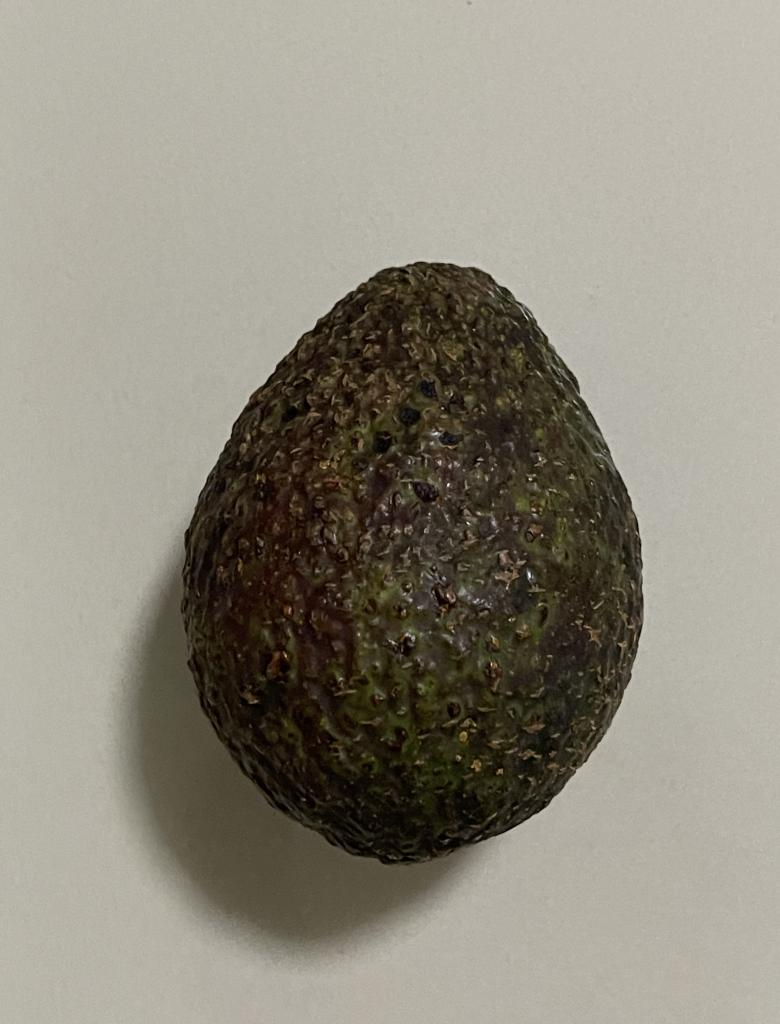
#> input picture dataset/matang/IMG_0952_jpeg.rf.9264f5727a24bc5cec1d234ea4da0085.jpg, 780 x 1024 px
$ python -i segmentation.py   (imports and definitions only)
#> lines starting #> are read from the running program, lines starting #| are printed output that depends on the picture; after the words box and inside, x2 and y2 are one past the last pixel; in counts of white or black regions, pixels touching at a corner belong together
import cv2
import numpy as np

def segment_image(image):
    """
    Segmentasi gambar menggunakan Otsu Thresholding dengan morfologi.

    PENTING: Fungsi ini HANYA menghasilkan binary mask untuk memisahkan
    objek dari background. Tekstur asli alpukat TIDAK diubah - hanya
    digunakan untuk menentukan area mana yang objek (255) dan background (0).

    Proses:
    1. Otsu thresholding untuk binarisasi otomatis
    2. Morfologi closing untuk menutup lubang kecil
    3. Morfologi opening untuk menghapus noise
    4. Ambil komponen terbesar sebagai objek utama
    5. Dilasi kecil untuk memastikan tepi objek tercakup

    Return:
        mask   : binary mask (255=objek alpukat, 0=background)
        result : gambar grayscale dengan background dihitamkan, tekstur objek TETAP ASLI
    """
    # Otsu thresholding - threshold otomatis berdasarkan histogram
    _, binary = cv2.threshold(image, 0, 255, cv2.THRESH_BINARY_INV + cv2.THRESH_OTSU)

    # Morfologi closing - tutup lubang kecil di dalam objek
    kernel_close = cv2.getStructuringElement(cv2.MORPH_ELLIPSE, (15, 15))
    closed = cv2.morphologyEx(binary, cv2.MORPH_CLOSE, kernel_close, iterations=2)

    # Morfologi opening - hapus noise kecil di background
    kernel_open = cv2.getStructuringElement(cv2.MORPH_ELLIPSE, (9, 9))
    opened = cv2.morphologyEx(closed, cv2.MORPH_OPEN, kernel_open, iterations=1)

    # Ambil komponen terbesar (objek alpukat utama)
    num_labels, labels, stats, _ = cv2.connectedComponentsWithStats(opened, connectivity=8)
    if num_labels > 1:
        # Cari label dengan area terbesar (skip label 0 = background)
        largest_label = 1 + np.argmax(stats[1:, cv2.CC_STAT_AREA])
        mask = np.where(labels == largest_label, 255, 0).astype(np.uint8)
    else:
        mask = opened

    # Dilasi kecil untuk memastikan tepi objek tidak terpotong
    kernel_dilate = cv2.getStructuringElement(cv2.MORPH_ELLIPSE, (5, 5))
    mask = cv2.dilate(mask, kernel_dilate, iterations=1)

    # PENTING: Terapkan mask ke gambar ASLI dengan bitwise_and
    # Ini mempertahankan tekstur asli alpukat, hanya background yang jadi hitam
    result = cv2.bitwise_and(image, image, mask=mask)

    return mask, result

>>> import cv2
>>> picture = cv2.imread('../../../dataset/matang/IMG_0952_jpeg.rf.9264f5727a24bc5cec1d234ea4da0085.jpg', cv2.IMREAD_GRAYSCALE)
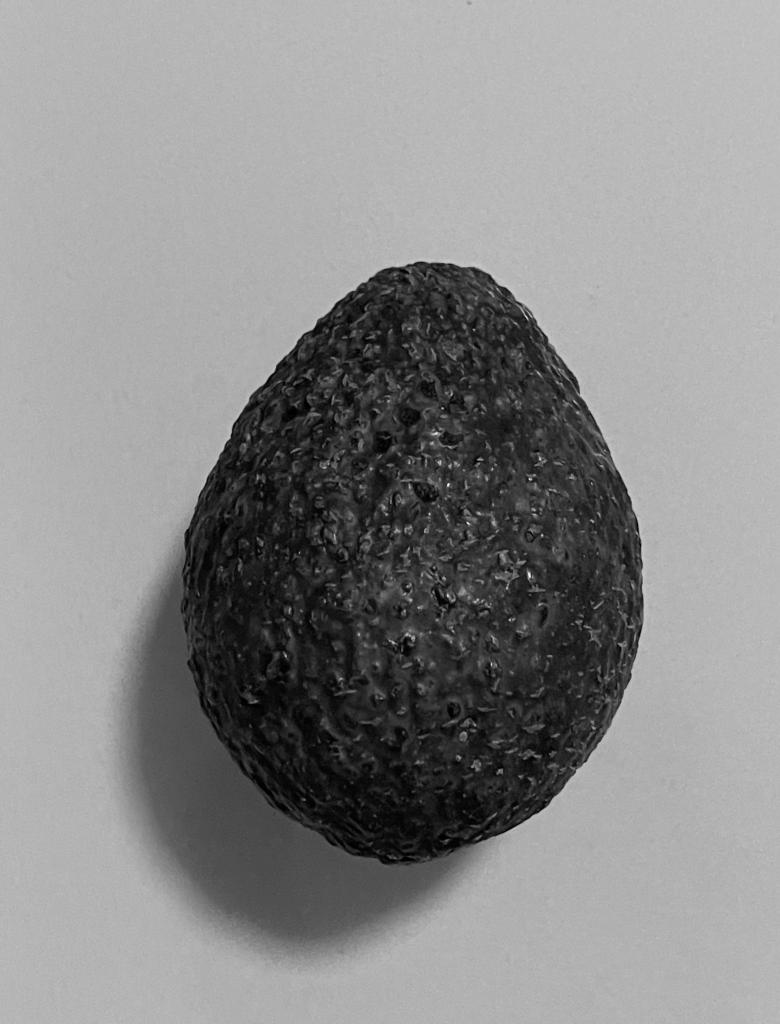
#> picture: shape (1024, 780); min 0, max 255, mean 138.3
>>> result = segment_image(picture)
#> in segment_image, `_, binary = cv2.threshold(image, 0, 255, cv2.THRESH_BINARY_INV + cv2.T..`:
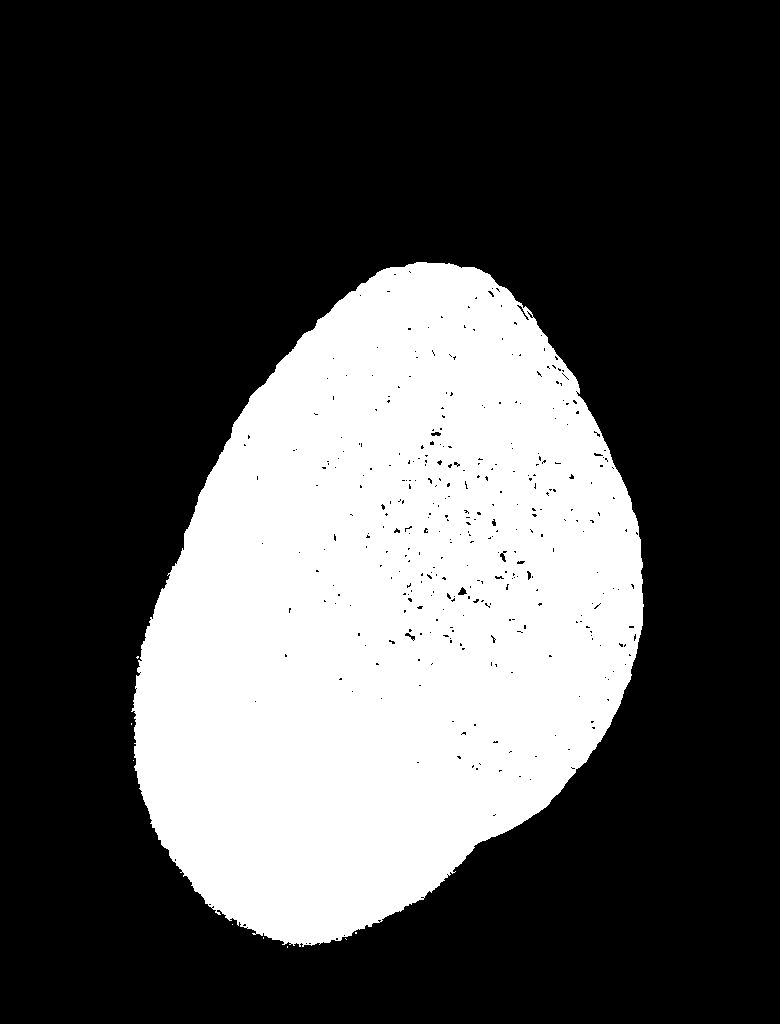
#> binary: shape (1024, 780); 30.8% white; 9 white regions (8 under 20 px), largest, box (x1, y1, x2, y2) and area: (131, 262, 644, 947) 245989
#> in segment_image, `closed = cv2.morphologyEx(binary, cv2.MORPH_CLOSE, kernel_close, itera..`:
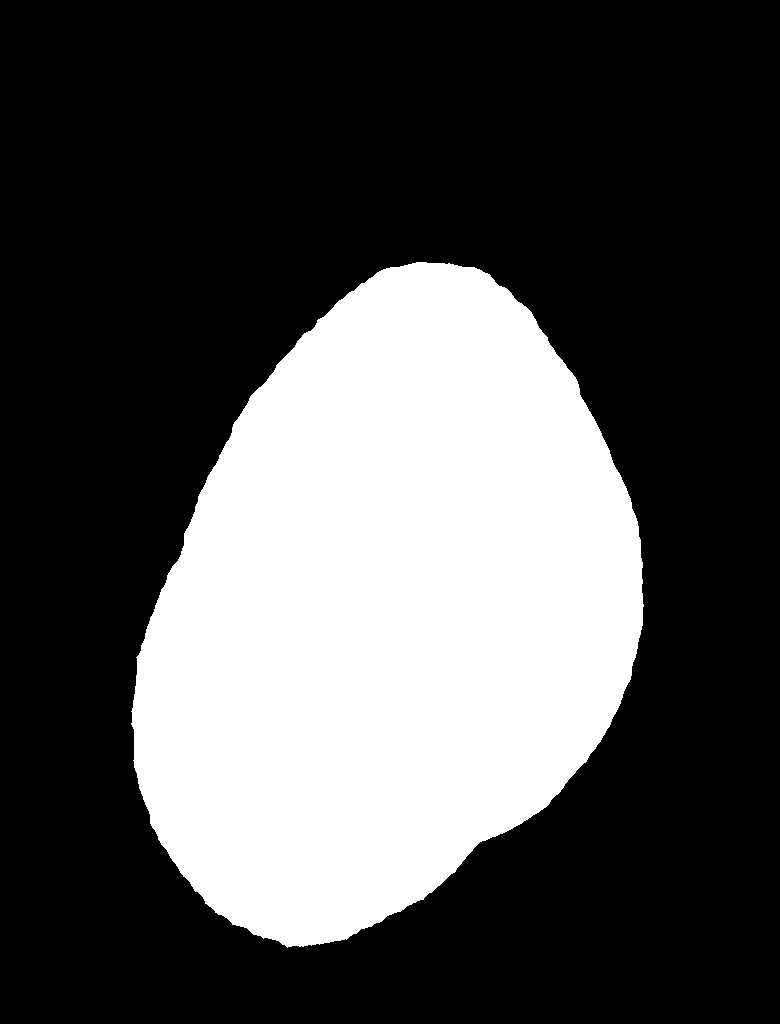
#> closed: shape (1024, 780); 31.1% white; 1 white region, box (x1, y1, x2, y2) and area: (131, 262, 644, 948) 248372
#> in segment_image, `opened = cv2.morphologyEx(closed, cv2.MORPH_OPEN, kernel_open, iterati..`: opened: shape (1024, 780); 31.1% white; 1 white region, box (x1, y1, x2, y2) and area: (132, 262, 644, 947) 248339
#> in segment_image, `num_labels, labels, stats, _ = cv2.connectedComponentsWithStats(opened..`: num_labels = 2; stats = [[0, 0, 780, 1024, 550381], [132, 262, 512, 685, 248339]]
#> in segment_image, `largest_label = 1 + np.argmax(stats[1:, cv2.CC_STAT_AREA])`: largest_label = 1
#> in segment_image, `mask = cv2.dilate(mask, kernel_dilate, iterations=1)`:
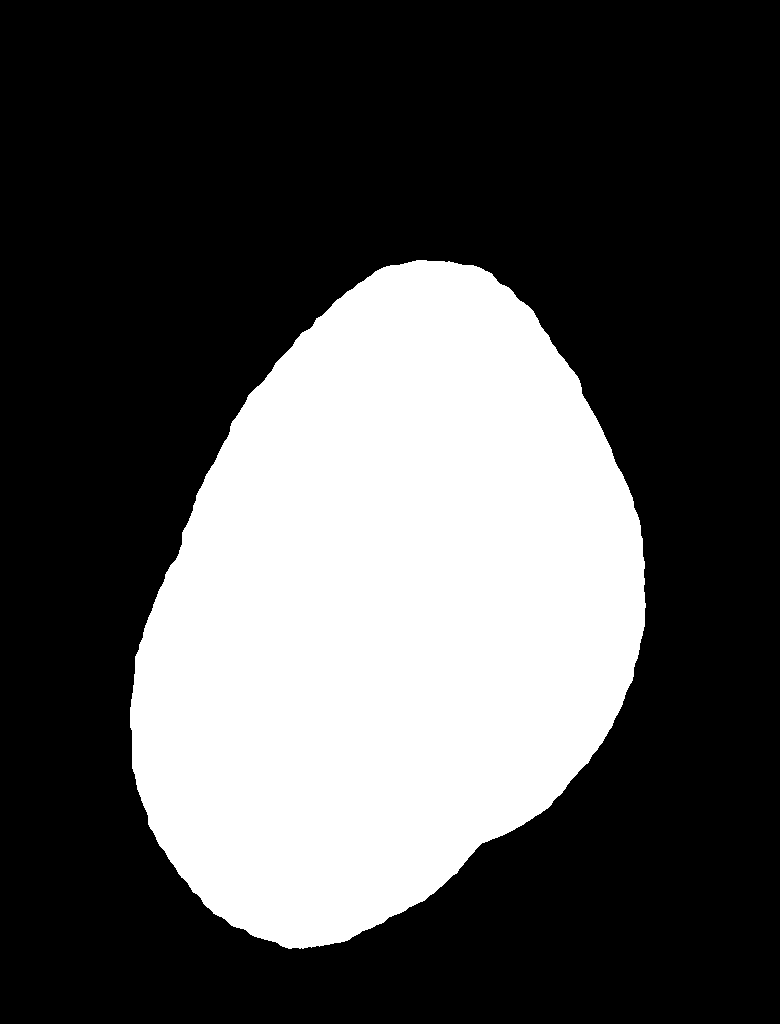
#> mask: shape (1024, 780); 31.6% white; 1 white region, box (x1, y1, x2, y2) and area: (130, 260, 646, 949) 252275
#> in segment_image, `result = cv2.bitwise_and(image, image, mask=mask)`:
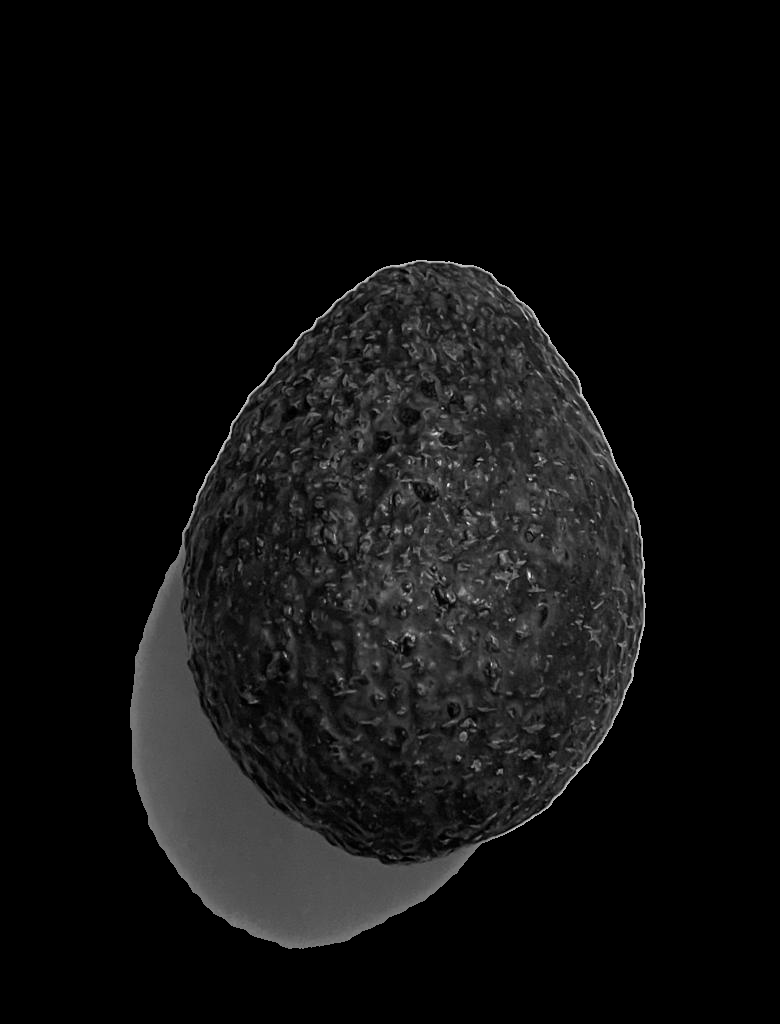
#> result: shape (1024, 780); min 0, max 255, mean 16
